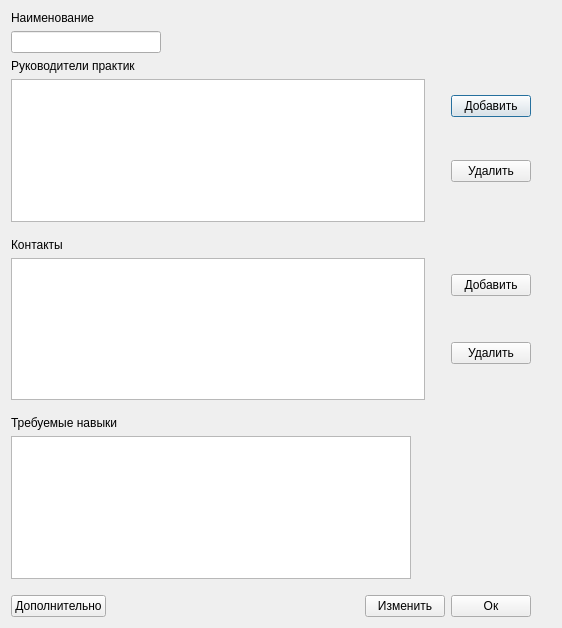
<?xml version="1.0" encoding="UTF-8"?>
<ui version="4.0">
 <class>EmployersWindow</class>
 <widget class="QDialog" name="EmployersWindow">
  <property name="geometry">
   <rect>
    <x>0</x>
    <y>0</y>
    <width>562</width>
    <height>628</height>
   </rect>
  </property>
  <property name="windowTitle">
   <string>Dialog</string>
  </property>
  <layout class="QVBoxLayout" name="verticalLayout_12">
   <item>
    <layout class="QVBoxLayout" name="verticalLayout_7">
     <item>
      <widget class="QLabel" name="label_4">
       <property name="text">
        <string>Наименование</string>
       </property>
      </widget>
     </item>
     <item>
      <widget class="QLineEdit" name="lineEditName">
       <property name="maximumSize">
        <size>
         <width>150</width>
         <height>16777215</height>
        </size>
       </property>
      </widget>
     </item>
    </layout>
   </item>
   <item>
    <layout class="QHBoxLayout" name="horizontalLayout">
     <item>
      <layout class="QVBoxLayout" name="verticalLayout_9">
       <item>
        <widget class="QLabel" name="label">
         <property name="text">
          <string>Руководители практик</string>
         </property>
        </widget>
       </item>
       <item>
        <widget class="QTableView" name="tableViewHeadEmployer">
         <attribute name="horizontalHeaderVisible">
          <bool>false</bool>
         </attribute>
         <attribute name="horizontalHeaderDefaultSectionSize">
          <number>1000</number>
         </attribute>
        </widget>
       </item>
      </layout>
     </item>
     <item>
      <spacer name="horizontalSpacer_5">
       <property name="orientation">
        <enum>Qt::Horizontal</enum>
       </property>
       <property name="sizeType">
        <enum>QSizePolicy::Fixed</enum>
       </property>
       <property name="sizeHint" stdset="0">
        <size>
         <width>20</width>
         <height>20</height>
        </size>
       </property>
      </spacer>
     </item>
     <item>
      <layout class="QVBoxLayout" name="verticalLayout">
       <item>
        <spacer name="verticalSpacer_2">
         <property name="orientation">
          <enum>Qt::Vertical</enum>
         </property>
         <property name="sizeType">
          <enum>QSizePolicy::Expanding</enum>
         </property>
         <property name="sizeHint" stdset="0">
          <size>
           <width>20</width>
           <height>40</height>
          </size>
         </property>
        </spacer>
       </item>
       <item>
        <widget class="QPushButton" name="pushButtonInsertHeadEmployer">
         <property name="text">
          <string>Добавить</string>
         </property>
        </widget>
       </item>
       <item>
        <spacer name="verticalSpacer_3">
         <property name="orientation">
          <enum>Qt::Vertical</enum>
         </property>
         <property name="sizeType">
          <enum>QSizePolicy::Expanding</enum>
         </property>
         <property name="sizeHint" stdset="0">
          <size>
           <width>20</width>
           <height>40</height>
          </size>
         </property>
        </spacer>
       </item>
       <item>
        <widget class="QPushButton" name="pushButtonDeleteHeadEmployer">
         <property name="text">
          <string>Удалить</string>
         </property>
        </widget>
       </item>
       <item>
        <spacer name="verticalSpacer">
         <property name="orientation">
          <enum>Qt::Vertical</enum>
         </property>
         <property name="sizeType">
          <enum>QSizePolicy::Fixed</enum>
         </property>
         <property name="sizeHint" stdset="0">
          <size>
           <width>20</width>
           <height>40</height>
          </size>
         </property>
        </spacer>
       </item>
      </layout>
     </item>
     <item>
      <spacer name="horizontalSpacer_3">
       <property name="orientation">
        <enum>Qt::Horizontal</enum>
       </property>
       <property name="sizeType">
        <enum>QSizePolicy::Fixed</enum>
       </property>
       <property name="sizeHint" stdset="0">
        <size>
         <width>20</width>
         <height>20</height>
        </size>
       </property>
      </spacer>
     </item>
    </layout>
   </item>
   <item>
    <spacer name="verticalSpacer_18">
     <property name="orientation">
      <enum>Qt::Vertical</enum>
     </property>
     <property name="sizeType">
      <enum>QSizePolicy::Fixed</enum>
     </property>
     <property name="sizeHint" stdset="0">
      <size>
       <width>20</width>
       <height>10</height>
      </size>
     </property>
    </spacer>
   </item>
   <item>
    <layout class="QHBoxLayout" name="horizontalLayout_4">
     <item>
      <layout class="QVBoxLayout" name="verticalLayout_10">
       <item>
        <widget class="QLabel" name="label_2">
         <property name="text">
          <string>Контакты</string>
         </property>
        </widget>
       </item>
       <item>
        <widget class="QTableView" name="tableViewContactEmployer">
         <attribute name="horizontalHeaderVisible">
          <bool>false</bool>
         </attribute>
         <attribute name="horizontalHeaderDefaultSectionSize">
          <number>1000</number>
         </attribute>
        </widget>
       </item>
      </layout>
     </item>
     <item>
      <spacer name="horizontalSpacer_7">
       <property name="orientation">
        <enum>Qt::Horizontal</enum>
       </property>
       <property name="sizeType">
        <enum>QSizePolicy::Fixed</enum>
       </property>
       <property name="sizeHint" stdset="0">
        <size>
         <width>20</width>
         <height>20</height>
        </size>
       </property>
      </spacer>
     </item>
     <item>
      <layout class="QVBoxLayout" name="verticalLayout_4">
       <item>
        <spacer name="verticalSpacer_10">
         <property name="orientation">
          <enum>Qt::Vertical</enum>
         </property>
         <property name="sizeHint" stdset="0">
          <size>
           <width>20</width>
           <height>40</height>
          </size>
         </property>
        </spacer>
       </item>
       <item>
        <widget class="QPushButton" name="pushButtonInsertContactEmployer">
         <property name="text">
          <string>Добавить</string>
         </property>
        </widget>
       </item>
       <item>
        <spacer name="verticalSpacer_11">
         <property name="orientation">
          <enum>Qt::Vertical</enum>
         </property>
         <property name="sizeType">
          <enum>QSizePolicy::Fixed</enum>
         </property>
         <property name="sizeHint" stdset="0">
          <size>
           <width>20</width>
           <height>40</height>
          </size>
         </property>
        </spacer>
       </item>
       <item>
        <widget class="QPushButton" name="pushButtonDeleteContacrEmployer">
         <property name="text">
          <string>Удалить</string>
         </property>
        </widget>
       </item>
       <item>
        <spacer name="verticalSpacer_12">
         <property name="orientation">
          <enum>Qt::Vertical</enum>
         </property>
         <property name="sizeHint" stdset="0">
          <size>
           <width>20</width>
           <height>40</height>
          </size>
         </property>
        </spacer>
       </item>
      </layout>
     </item>
     <item>
      <spacer name="horizontalSpacer_2">
       <property name="orientation">
        <enum>Qt::Horizontal</enum>
       </property>
       <property name="sizeType">
        <enum>QSizePolicy::Fixed</enum>
       </property>
       <property name="sizeHint" stdset="0">
        <size>
         <width>20</width>
         <height>20</height>
        </size>
       </property>
      </spacer>
     </item>
    </layout>
   </item>
   <item>
    <spacer name="verticalSpacer_17">
     <property name="orientation">
      <enum>Qt::Vertical</enum>
     </property>
     <property name="sizeType">
      <enum>QSizePolicy::Fixed</enum>
     </property>
     <property name="sizeHint" stdset="0">
      <size>
       <width>20</width>
       <height>10</height>
      </size>
     </property>
    </spacer>
   </item>
   <item>
    <layout class="QHBoxLayout" name="horizontalLayout_5">
     <item>
      <layout class="QVBoxLayout" name="verticalLayout_11">
       <item>
        <widget class="QLabel" name="label_3">
         <property name="text">
          <string>Требуемые навыки</string>
         </property>
        </widget>
       </item>
       <item>
        <widget class="QTableView" name="tableViewEducationResult">
         <attribute name="horizontalHeaderVisible">
          <bool>false</bool>
         </attribute>
         <attribute name="horizontalHeaderDefaultSectionSize">
          <number>1000</number>
         </attribute>
        </widget>
       </item>
      </layout>
     </item>
     <item>
      <spacer name="horizontalSpacer_8">
       <property name="orientation">
        <enum>Qt::Horizontal</enum>
       </property>
       <property name="sizeType">
        <enum>QSizePolicy::Fixed</enum>
       </property>
       <property name="sizeHint" stdset="0">
        <size>
         <width>140</width>
         <height>20</height>
        </size>
       </property>
      </spacer>
     </item>
    </layout>
   </item>
   <item>
    <spacer name="verticalSpacer_16">
     <property name="orientation">
      <enum>Qt::Vertical</enum>
     </property>
     <property name="sizeType">
      <enum>QSizePolicy::Fixed</enum>
     </property>
     <property name="sizeHint" stdset="0">
      <size>
       <width>20</width>
       <height>10</height>
      </size>
     </property>
    </spacer>
   </item>
   <item>
    <layout class="QHBoxLayout" name="horizontalLayout_6">
     <item>
      <widget class="QPushButton" name="pushButtonAdditional">
       <property name="text">
        <string>Дополнительно</string>
       </property>
      </widget>
     </item>
     <item>
      <spacer name="horizontalSpacer_4">
       <property name="orientation">
        <enum>Qt::Horizontal</enum>
       </property>
       <property name="sizeType">
        <enum>QSizePolicy::Expanding</enum>
       </property>
       <property name="sizeHint" stdset="0">
        <size>
         <width>345</width>
         <height>20</height>
        </size>
       </property>
      </spacer>
     </item>
     <item>
      <widget class="QPushButton" name="pushButtonAction">
       <property name="text">
        <string>Изменить</string>
       </property>
      </widget>
     </item>
     <item>
      <widget class="QPushButton" name="pushButtonOk">
       <property name="text">
        <string>Ок</string>
       </property>
      </widget>
     </item>
     <item>
      <spacer name="horizontalSpacer_6">
       <property name="orientation">
        <enum>Qt::Horizontal</enum>
       </property>
       <property name="sizeType">
        <enum>QSizePolicy::Fixed</enum>
       </property>
       <property name="sizeHint" stdset="0">
        <size>
         <width>20</width>
         <height>20</height>
        </size>
       </property>
      </spacer>
     </item>
    </layout>
   </item>
  </layout>
 </widget>
 <resources/>
 <connections/>
</ui>
